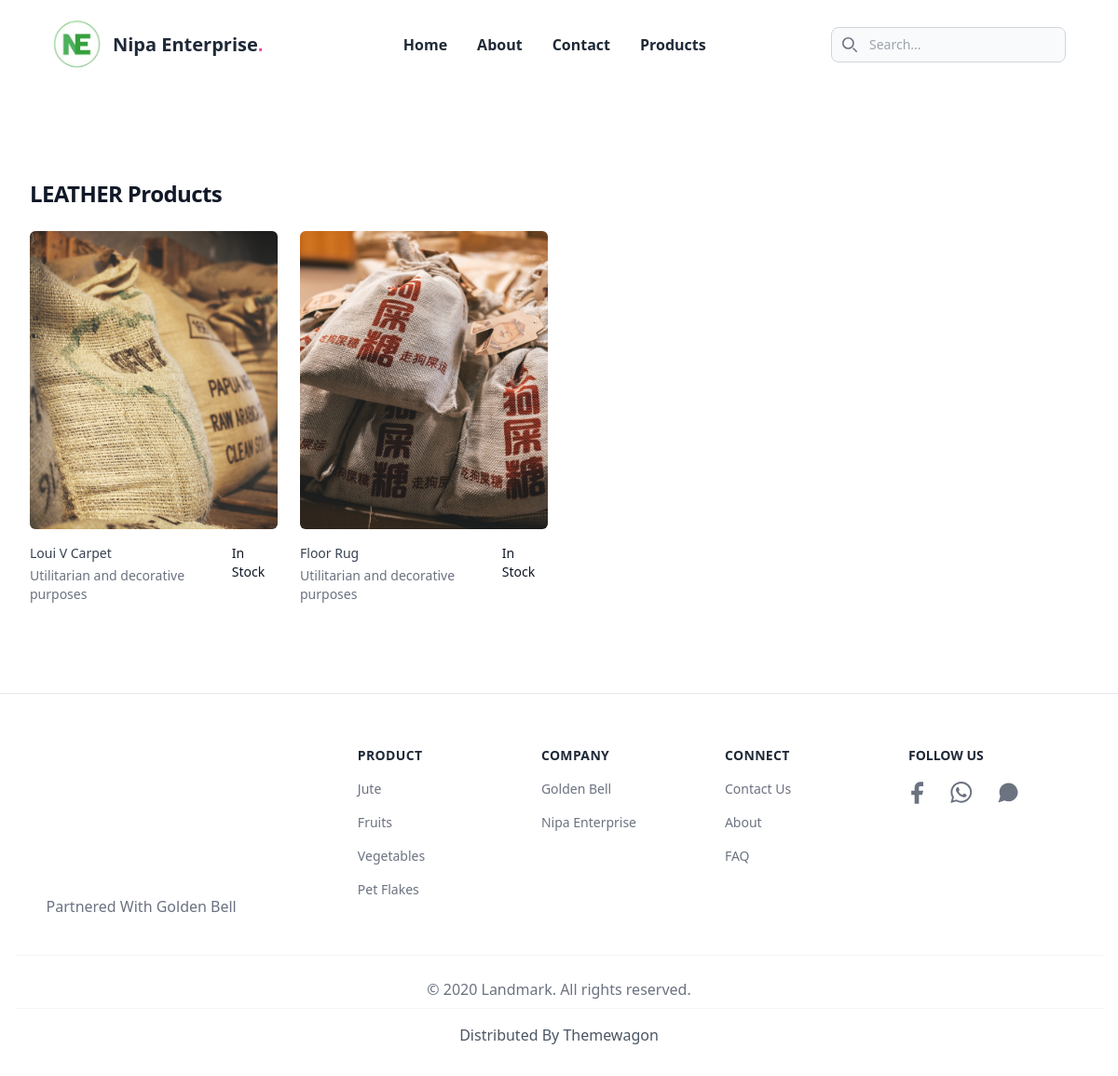
The page /Search/Leather on the database its author committed.
### Ecommerce/models.py (models this page shows, shortened)
class Product(models.Model):
    sno =models.AutoField(primary_key=True)
    Name = models.CharField(max_length=30)
    Image1=models.ImageField(upload_to='images/')
    Image2=models.ImageField(upload_to='images/')
    Image3=models.ImageField(upload_to='images/')
    Usage = models.CharField(max_length=200,default="Utilitarian and decorative purposes")
    Keyword=models.CharField(max_length=1000,blank=True)
    category = models.ManyToManyField(ProductCategory)
    SubCategory= models.ManyToManyField(ProductSubCategory,blank=True)
    Description= models.TextField(max_length=10000)
    InStock=models.BooleanField(default=True)
    Available=models.CharField(max_length=1000)
    timestamp = models.DateTimeField(auto_now_add=True, blank=True, null=True)

### Ecommerce/views.py (the view)
# urls.py: path('Search/<str:slug>',views.Search ),
def Search(request,slug):
    try:
        try:
            categoryfil=ProductCategory.objects.get(name=slug)
            Products=Product.objects.filter(category=categoryfil)
        except:
            subcatfil=ProductSubCategory.objects.get(name=slug)
            Products=Product.objects.filter(SubCategory=subcatfil)
    except:
        Products = Product.objects.filter(Keyword__icontains=slug)
    return render(request, "Search.html",{"newest":Products})

### templates/Search.html (shortened to what this page needs)
<!DOCTYPE html>
<html lang="en">
<head>
    <link rel="stylesheet" href="https://cdnjs.cloudflare.com/ajax/libs/tailwindcss/1.9.2/tailwind.min.css">
    <script src="https://cdn.tailwindcss.com"></script>
</head>
<body>
    <header class="relative z-50 w-full h-24">
        <div
            class="container flex items-center justify-center h-full max-w-6xl px-8 mx-auto sm:justify-between xl:px-0">
        <a href="/" class="relative flex items-center inline-block h-5 h-full font-black leading-none">
          <img src="../static/icons/NPlogo.png" alt="" style="height: 3.7em;">
            <span class="ml-3 text-xl text-gray-800">Nipa Enterprise<span class="text-pink-500">.</span></span>
        </a>
            <nav id="nav"
                class="absolute top-0 left-0 z-50 flex flex-col items-center justify-between hidden w-full h-64 pt-5 mt-24 text-sm text-gray-800 bg-white border-t border-gray-200 md:w-auto md:flex-row md:h-24 lg:text-base md:bg-transparent md:mt-0 md:border-none md:py-0 md:flex md:relative">
                <a  href="/"
                    class="navlinks ml-0 mr-0 font-bold duration-100 md:ml-12 md:mr-3 lg:mr-8 transition-color">Home</a>
                <a  href="/About"
                    class="navlinks mr-0 font-bold duration-100 md:mr-3 lg:mr-8 transition-color ">About</a>
                <a  href="/Contact"
                    class="navlinks mr-0 font-bold duration-100 md:mr-3 lg:mr-8 transition-color ">Contact</a>
                <a  href="/Products"
                    class="navlinks font-bold duration-100 transition-color ">Products</a>
            </nav>
            <div class="relative hidden md:block" style="    margin-left: 2em;">
              <div class="absolute inset-y-0 left-0 flex items-center pl-3 pointer-events-none">
              </div>
              <input type="text" id="search-navbar" class="block w-full p-2 pl-10 text-sm text-gray-900 border border-gray-300 rounded-lg bg-gray-50 focus:ring-blue-500 focus:border-blue-500 dark:bg-gray-700 dark:border-gray-600 dark:placeholder-gray-400 dark:text-white dark:focus:ring-blue-500 dark:focus:border-blue-500" placeholder="Search...">
            </div>
        </div>
    </header>
    <div class="bg-white">
        <div class="mx-auto max-w-2xl px-4 py-16 sm:px-6 sm:py-24 lg:max-w-7xl lg:px-8">
          <h2 class="text-2xl font-bold tracking-tight text-gray-900" id="TitleSrh"></h2>
          <div class="mt-6 grid grid-cols-1 gap-x-6 gap-y-10 sm:grid-cols-2 lg:grid-cols-4 xl:gap-x-8">
            {%for new in newest%}
            <a href="/Overview/{{new.sno}}">
            <div class="group relative">
              <div class="aspect-h-1 aspect-w-1 w-full overflow-hidden rounded-md bg-gray-200 lg:aspect-none group-hover:opacity-75 lg:h-80">
                <img src="../media/{{new.Image1}}" alt="Front of men&#039;s Basic Tee in black." class="h-full w-full object-cover object-center lg:h-full lg:w-full">
              </div>
              <div class="mt-4 flex justify-between">
                <div>
                  <h3 class="text-sm text-gray-700">
                      <span aria-hidden="true" class="absolute inset-0"></span>
                      {{new.Name}}
                  </h3>
                  <p class="mt-1 text-sm text-gray-500">{{new.Usage}}</p>
                </div>
                  <p class="text-sm font-medium text-gray-900">In Stock</p>
              </div>
            </div>
              </a>
            {%empty%}
            <h5>Sorry nothing was found!</h5>
            {%endfor%}
          </div>
        </div>
    </div>
    <footer class="px-4 pt-12 pb-8 text-white bg-white border-t border-gray-200">
      <div class="container flex flex-col justify-between max-w-6xl px-4 mx-auto overflow-hidden lg:flex-row">
          <div class="w-full pl-12 mr-4 text-left lg:w-1/4 sm:text-center sm:pl-0 lg:text-left">
              <a href="/"
                  class="flex justify-start block text-left sm:text-center lg:text-left sm:justify-center lg:justify-start">
              </a>
              <p class="mt-6 mr-4 text-base text-gray-500" style="    padding-left: 0.6em;">Partnered With Golden Bell
              </p>
          </div>
          <div class="block w-full pl-10 mt-6 text-sm lg:w-3/4 sm:flex lg:mt-0">
              <ul class="flex flex-col w-full p-0 font-medium text-left text-gray-700 list-none">
                  <li class="inline-block px-3 py-2 mt-5 font-bold tracking-wide text-gray-800 uppercase md:mt-0">
                      Product</li>
                  <li><a href="/Search/Jute"
                          class="inline-block px-3 py-2 text-gray-500 no-underline hover:text-gray-600">Jute</a>
                  </li>
                  <li><a href="/Search/Fruits"
                          class="inline-block px-3 py-2 text-gray-500 no-underline hover:text-gray-600">Fruits</a>
                  </li>
                  <li><a href="/Search/Vegetables"
                          class="inline-block px-3 py-2 text-gray-500 no-underline hover:text-gray-600">Vegetables</a>
                  </li>
                  <li><a href="/Search/PetFlakes"
                          class="inline-block px-3 py-2 text-gray-500 no-underline hover:text-gray-600">Pet Flakes</a></li>
              </ul>
              <ul class="flex flex-col w-full p-0 font-medium text-left text-gray-700 list-none">
                  <li class="inline-block px-3 py-2 mt-5 font-bold tracking-wide text-gray-800 uppercase md:mt-0">
                      Company</li>
                  <li><a href="#_"
                          class="inline-block px-3 py-2 text-gray-500 no-underline hover:text-gray-600">Golden Bell</a>
                  </li>
                  <li><a href="#_" class="inline-block px-3 py-2 text-gray-500 no-underline hover:text-gray-600">Nipa Enterprise</a></li>
              </ul>
              <ul class="flex flex-col w-full p-0 font-medium text-left text-gray-700 list-none">
                  <li class="inline-block px-3 py-2 mt-5 font-bold tracking-wide text-gray-800 uppercase md:mt-0">
                      Connect
                  </li>
                  <li><a href="/Contact"
                          class="inline-block px-3 py-2 text-gray-500 no-underline hover:text-gray-600">Contact Us</a></li>
                  <li><a href="/About"
                          class="inline-block px-3 py-2 text-gray-500 no-underline hover:text-gray-600">About</a></li>
                  <li><a href="/About"
                          class="inline-block px-3 py-2 text-gray-500 no-underline hover:text-gray-600">FAQ</a></li>
              </ul>
              <div class="flex flex-col w-full text-gray-700">
                  <div class="inline-block px-3 py-2 mt-5 font-bold text-gray-800 uppercase md:mt-0">Follow Us</div>
                  <span class="flex ml-3 pl-3 py-2 border-l-2 border-gray-200 space-x-2s" style="border-left: none;
                  margin-left: 0;
                  padding-left: 0;">
                    <a class="text-gray-500" href="https://www.facebook.com/Nipaenterprise/" >
                      <svg style="    height: 2em;
                      width: 3em;" fill="currentColor" stroke-linecap="round" stroke-linejoin="round" stroke-width="2" class="w-5 h-5" viewBox="0 0 24 24">
                        <path d="M18 2h-3a5 5 0 00-5 5v3H7v4h3v8h4v-8h3l1-4h-4V7a1 1 0 011-1h3z"></path>
                      </svg>
                    </a>
                    <a class="text-gray-500" href="https://api.whatsapp.com/send?phone=%2B8801705565010&data=ARB1z39d3dGMFBbJ6h5njIONzPSbJwrDapnZBlttqcrxhhlMc8OEjpNBPszxu6z0fznK5Vi2LxXf83llXc9B-hnbeTeZZxZb4H91Var2QljnZk-YN6Lnk3-bQdY5LtP7QP1f95DBsYazOfdVvT95AReGaA&source=FB_Page&app=facebook&entry_point=page_cta&fbclid=IwAR0V2RIkwqrFK2FvqtMRP8cZXxEGZitUF5H2Ucv1lwKgF7U5cPhS82hsqXI">
                    </a>
                    <a class="text-gray-500" href="https://api.whatsapp.com/send?phone=%2B8801705565010&data=ARB1z39d3dGMFBbJ6h5njIONzPSbJwrDapnZBlttqcrxhhlMc8OEjpNBPszxu6z0fznK5Vi2LxXf83llXc9B-hnbeTeZZxZb4H91Var2QljnZk-YN6Lnk3-bQdY5LtP7QP1f95DBsYazOfdVvT95AReGaA&source=FB_Page&app=facebook&entry_point=page_cta&fbclid=IwAR0V2RIkwqrFK2FvqtMRP8cZXxEGZitUF5H2Ucv1lwKgF7U5cPhS82hsqXI" >
                    </a>
                  </span>
              </div>
          </div>
      </div>
      <div class="pt-4 pt-6 mt-10 text-center text-gray-500 border-t border-gray-100">© 2020 Landmark. All rights
          reserved.</div>
          <div class="pt-2 pt-4 mt-2 text-center text-gray-600 border-t border-gray-100">Distributed By <a>Themewagon</a></div>
    </footer>
</body>
</html>

### rows shown on the page
Product: Image1 (picture), Name "Loui V Carpet", Usage "Utilitarian and decorative purposes"
Product: Image1 (picture), Name "Floor Rug", Usage "Utilitarian and decorative purposes"
